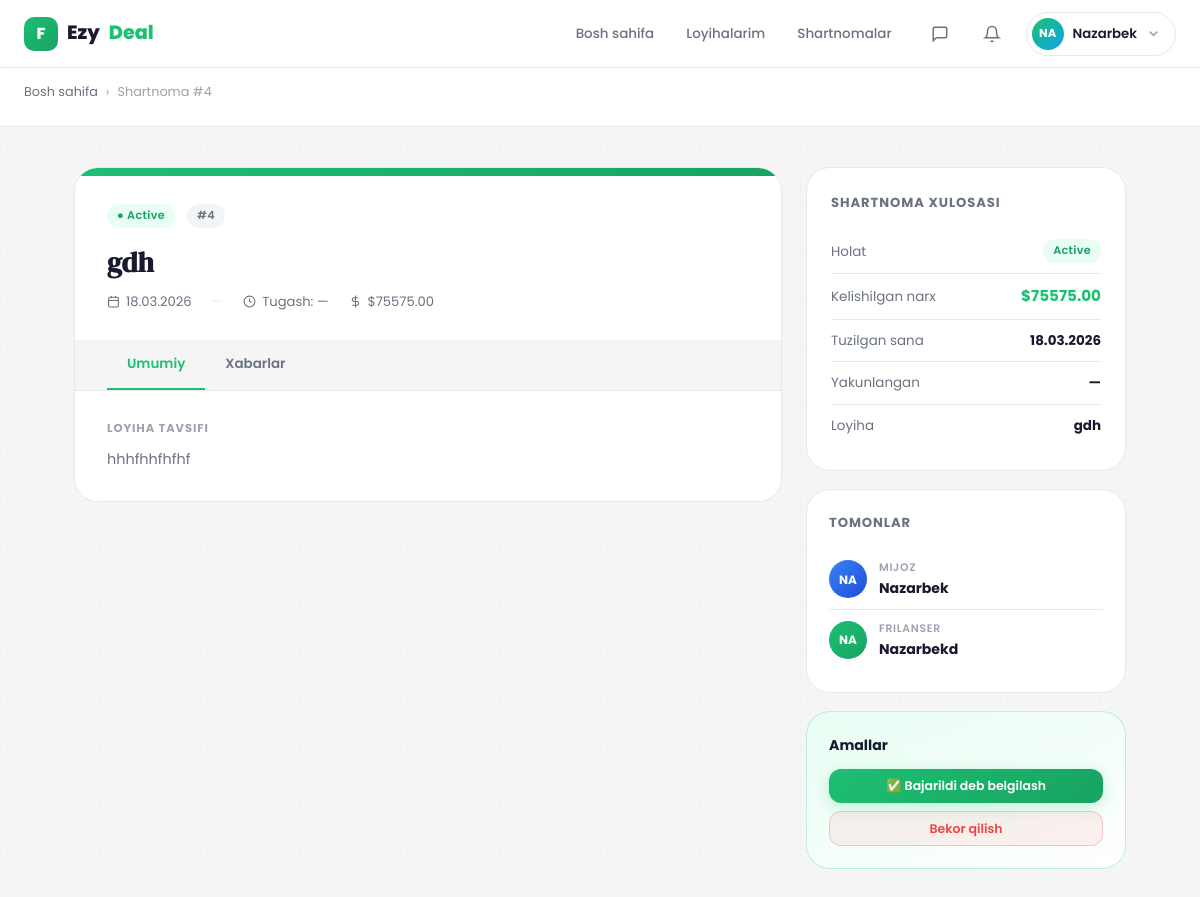
/contracts/detail/4/ (signed in), run on the app's committed database.
### Users/models.py (models this page shows, shortened)
class User(AbstractUser):
    ROLE_CHOICE = (
        (CLIENT, 'client'),
        (FREELANCER, 'freelancer'),
    )
    email = models.EmailField(unique=True)
    role = models.CharField(max_length=20, choices=ROLE_CHOICE)
    bio = models.TextField(blank=True, null=True)
    avatar = models.ImageField(upload_to='avatars/', blank=True, null=True)
    created_at = models.DateTimeField(auto_now_add=True)

### Contracts/models.py (models this page shows, shortened)
class Contract(models.Model):
    ACTIVE = "active"
    FINISHED = "finished"
    CANCELLED = "cancelled"
    STATUS_CHOICES = (
        (ACTIVE, "Active"),
        (FINISHED, "Finished"),
        (CANCELLED, "Cancelled"),
    )
    project = models.OneToOneField(
        Project,
        on_delete=models.CASCADE,
        related_name="contract"
    )
    client = models.ForeignKey(
        settings.AUTH_USER_MODEL,
        on_delete=models.CASCADE,
        related_name="client_contracts"
    )
    freelancer = models.ForeignKey(
        settings.AUTH_USER_MODEL,
        on_delete=models.CASCADE,
        related_name="freelancer_contracts"
    )
    agreed_price = models.DecimalField(max_digits=12, decimal_places=2)
    status = models.CharField(
        max_length=20,
        choices=STATUS_CHOICES,
        default=ACTIVE
    )
    created_at = models.DateTimeField(auto_now_add=True)
    finished_at = models.DateTimeField(blank=True, null=True)

### Projects/models.py (models this page shows, shortened)
class Project(models.Model):
    WEB = "web"
    DESIGN = "design"
    MOBILE = "mobile"
    WRITING = "writing"
    DATA = "data"
    AI = "ai"
    CATEGORY_CHOICES = [
        (WEB, "Web Development"),
        (DESIGN, "Design"),
        (MOBILE, "Mobile Development"),
        (WRITING, "Content Writing"),
        (DATA, "Data Science"),
        (AI, "AI / ML"),
    ]
    OPEN = "open"
    IN_PROGRESS = "in_progress"
    COMPLETED = "completed"
    CANCELLED = "cancelled"
    STATUS_CHOICES = (
        (OPEN, "Open"),
        (IN_PROGRESS, "In Progress"),
        (COMPLETED, "Completed"),
        (CANCELLED, "Cancelled"),
    )
    FIXED = "fixed"
    HOURLY = "hourly"
    MILESTONE = "milestone"
    BUDGET_TYPE_CHOICES = [
        (FIXED, "Fixed"),
        (HOURLY, "Hourly"),
        (MILESTONE, "Milestone"),
    ]
    ENTRY = "entry"
    INTERMEDIATE = "intermediate"
    EXPERT = "expert"
    LEVEL_CHOICES = [
        (ENTRY, "Entry"),
        (INTERMEDIATE, "Intermediate"),
        (EXPERT, "Expert"),
    ]
    client = models.ForeignKey(
        settings.AUTH_USER_MODEL,
        on_delete=models.CASCADE,
        related_name="projects"
    )
    title = models.CharField(max_length=255)
    description = models.TextField()
    category = models.CharField(max_length=20, choices=CATEGORY_CHOICES)
    budget_type = models.CharField(max_length=20, choices=BUDGET_TYPE_CHOICES, default=FIXED)
    budget_min = models.DecimalField(max_digits=12, decimal_places=2, null=True, blank=True)
    budget_max = models.DecimalField(max_digits=12, decimal_places=2, null=True, blank=True)
    level = models.CharField(max_length=20, choices=LEVEL_CHOICES, default=INTERMEDIATE)
    skills = models.TextField(blank=True, null=True)
    deadline = models.DateField()
    status = models.CharField(max_length=20, choices=STATUS_CHOICES, default=OPEN)
    created_at = models.DateTimeField(auto_now_add=True)

### Contracts/views.py (the view)
# urls.py: path('detail/<int:contract_id>/', views.contract_detail, name='contract_detail'),
@login_required(login_url='login')
def contract_detail(request, contract_id):
    contract = get_object_or_404(Contract, id=contract_id)
    if request.user != contract.client and request.user != contract.freelancer:
        messages.error(request, "Siz bu contractni ko'ra olmaysiz.")
        return redirect('main_client')
    context = {
        'contract': contract,
        'user': request.user,
        'is_client': request.user == contract.client,
        'is_freelancer': request.user == contract.freelancer,
        'done_milestones': contract.milestones.filter(status='done').count() if hasattr(contract, 'milestones') else 0,
        'total_milestones': contract.milestones.count() if hasattr(contract, 'milestones') else 0,
    }
    return render(request, 'contract_detail.html', context)

### templates/contract_detail.html (shortened to what this page needs)
{% extends 'base.html' %}
{% block content %}
<div style="background:var(--surface);border-bottom:1px solid var(--border);padding:14px 0;margin-bottom:0;">
    <div class="container">
        <div class="breadcrumb">
            {% if request.user == contract.client %}
            <a href="{% url 'main_client' %}">Bosh sahifa</a>
            {% else %}
            <a href="{% url 'main_freelancer' %}">Bosh sahifa</a>
            {% endif %}
            <span>›</span>
            <span>Shartnoma #{{ contract.id }}</span>
        </div>
    </div>
</div>
<div class="contract-detail-layout">
    <div class="contract-main">
        <div class="contract-hero">
            <div class="contract-hero-banner"></div>
            <div class="contract-hero-body">
                <div class="contract-status-row">
                    <span class="badge {% if contract.status == 'active' %}status-active{% elif contract.status == 'cancelled' %}status-cancelled{% else %}status-finished{% endif %}">
                        ● {{ contract.get_status_display }}
                    </span>
                    <span class="badge badge-gray">#{{ contract.id }}</span>
                </div>
                <h1 class="contract-title">{{ contract.project.title }}</h1>
                <div class="contract-meta-row">
                    <div class="contract-meta-item">
                        <svg width="13" height="13" viewBox="0 0 24 24" fill="none" stroke="currentColor" stroke-width="2"><rect x="3" y="4" width="18" height="18" rx="2"/><line x1="16" y1="2" x2="16" y2="6"/><line x1="8" y1="2" x2="8" y2="6"/><line x1="3" y1="10" x2="21" y2="10"/></svg>
                        {{ contract.created_at|date:"d.m.Y" }}
                    </div>
                    <span style="color:var(--border)">—</span>
                    <div class="contract-meta-item">
                        <svg width="13" height="13" viewBox="0 0 24 24" fill="none" stroke="currentColor" stroke-width="2"><circle cx="12" cy="12" r="10"/><polyline points="12 6 12 12 16 14"/></svg>
                        Tugash: {{ contract.finished_at|date:"d.m.Y"|default:"—" }}
                    </div>
                    <div class="contract-meta-item">
                        <svg width="13" height="13" viewBox="0 0 24 24" fill="none" stroke="currentColor" stroke-width="2"><line x1="12" y1="1" x2="12" y2="23"/><path d="M17 5H9.5a3.5 3.5 0 0 0 0 7h5a3.5 3.5 0 0 1 0 7H6"/></svg>
                        ${{ contract.agreed_price }}
                    </div>
                </div>
            </div>
            <div class="tabs">
                <button class="tab-btn active" onclick="showTab('overview', this)">Umumiy</button>
                <button class="tab-btn" onclick="showTab('messages', this)">Xabarlar</button>
            </div>
            <div class="tab-content">
                <div class="tab-panel active" id="tab-overview">
                    <div class="section-label">Loyiha tavsifi</div>
                    <p class="contract-desc">{{ contract.project.description }}</p>
                </div>
            </div>
        </div>
    </div>
    <aside class="contract-sidebar">
        <div class="summary-card">
            <div class="summary-title">Shartnoma xulosasi</div>
            <div class="summary-row">
                <span class="key">Holat</span>
                <span class="badge {% if contract.status == 'active' %}status-active{% elif contract.status == 'cancelled' %}status-cancelled{% else %}status-finished{% endif %}">
                    {{ contract.get_status_display }}
                </span>
            </div>
            <div class="summary-row">
                <span class="key">Kelishilgan narx</span>
                <span class="value accent">${{ contract.agreed_price }}</span>
            </div>
            <div class="summary-row">
                <span class="key">Tuzilgan sana</span>
                <span class="value">{{ contract.created_at|date:"d.m.Y" }}</span>
            </div>
            <div class="summary-row">
                <span class="key">Yakunlangan</span>
                <span class="value">{{ contract.finished_at|date:"d.m.Y"|default:"—" }}</span>
            </div>
            <div class="summary-row">
                <span class="key">Loyiha</span>
                <span class="value">{{ contract.project.title|truncatechars:20 }}</span>
            </div>
        </div>
        <div class="parties-card">
            <div class="summary-title">Tomonlar</div>
            <div class="party-row">
                <div class="p-avatar" style="background:linear-gradient(135deg,#3b82f6,#1d4ed8)">
                    {{ contract.client.username|slice:":2"|upper }}
                </div>
                <div class="p-info">
                    <div class="p-label">Mijoz</div>
                    <div class="p-name">{{ contract.client.username }}</div>
                </div>
            </div>
            <div class="party-row">
                <div class="p-avatar" style="background:linear-gradient(135deg,var(--accent),var(--accent-dk))">
                    {{ contract.freelancer.username|slice:":2"|upper }}
                </div>
                <div class="p-info">
                    <div class="p-label">Frilanser</div>
                    <div class="p-name">{{ contract.freelancer.username }}</div>
                </div>
            </div>
        </div>
        <div class="action-card">
            <div class="action-card-title">Amallar</div>
            <div class="action-btn-group">
                {% if contract.status == 'active' %}
                    {% if request.user == contract.client %}
                    <a href="{% url 'finish_contract' contract.id %}" class="btn btn-primary btn-sm" style="border-radius:12px;">
                        ✅ Bajarildi deb belgilash
                    </a>
                    <a href="{% url 'cancel_contract' contract.id %}" class="btn btn-danger btn-sm" style="border-radius:12px;">
                        Bekor qilish
                    </a>
                    {% else %}
                    <div style="font-size:.82rem;color:var(--text2);text-align:center;padding:8px;">
                        Shartnoma bajarilishini kuting…
                    </div>
                    {% endif %}
                {% elif contract.status == 'cancelled' %}
                <div style="font-size:.82rem;color:#ef4444;text-align:center;padding:8px;font-weight:600;">
                    ✗ Shartnoma bekor qilingan
                </div>
                {% endif %}
            </div>
        </div>
    </aside>
</div>
{% endblock %}

### templates/base.html (shortened to what this page needs)
<!DOCTYPE html>
<html lang="uz">
<head>
</head>
<body>
<nav class="navbar">
    <div class="container">
        <a href="{% url 'logo_redirect' %}" class="nav-logo">
            <div class="logo-mark">F</div>
            Ezy<em>Deal</em>
        </a>
        <nav class="nav-links">
            {% if user.is_authenticated %}
                {% if user.role == 'freelancer' %}
                    <a href="{% url 'main_freelancer' %}" class="nav-link">Loyihalar</a>
                    <a href="{% url 'saved_projects' %}" class="nav-link">Saqlangan</a>
                    <a href="{% url 'freelancer_contract_list' %}" class="nav-link">Shartnomalar</a>
                {% else %}
                    <a href="{% url 'main_client' %}" class="nav-link">Bosh sahifa</a>
                    <a href="{% url 'myprojects' %}" class="nav-link">Loyihalarim</a>
                    <a href="{% url 'client_contract_list' %}" class="nav-link">Shartnomalar</a>
                {% endif %}
            {% else %}
                <a href="{% url 'login' %}" class="nav-link">Kirish</a>
            {% endif %}
        </nav>
        {% if user.is_authenticated %}
        <a href="{% url 'inbox' %}" class="nav-icon-btn" title="Xabarlar" style="position:relative;display:flex;align-items:center;justify-content:center;width:36px;height:36px;border-radius:50%;color:var(--text2);transition:var(--t);">
            <svg width="18" height="18" viewBox="0 0 24 24" fill="none" stroke="currentColor" stroke-width="2"><path d="M21 15a2 2 0 0 1-2 2H7l-4 4V5a2 2 0 0 1 2-2h14a2 2 0 0 1 2 2z"/></svg>
        </a>
        <a href="{% url 'notifications' %}" class="nav-icon-btn" title="Bildirishnomalar" style="position:relative;display:flex;align-items:center;justify-content:center;width:36px;height:36px;border-radius:50%;color:var(--text2);transition:var(--t);">
            <svg width="18" height="18" viewBox="0 0 24 24" fill="none" stroke="currentColor" stroke-width="2"><path d="M18 8A6 6 0 0 0 6 8c0 7-3 9-3 9h18s-3-2-3-9"/><path d="M13.73 21a2 2 0 0 1-3.46 0"/></svg>
        </a>
        <div class="profile-wrap">
            <div class="profile-btn">
                <div class="avatar">
                    {% if user.avatar %}
                        <img src="{{ user.avatar.url }}" alt="{{ user.username }}" style="width:100%;height:100%;object-fit:cover;border-radius:50%;">
                    {% else %}
                        {{ user.username|slice:":2"|upper }}
                    {% endif %}
                </div>
                <span class="uname">{{ user.username }}</span>
                <svg class="nav-icon chevron" viewBox="0 0 24 24" fill="none" stroke="currentColor" stroke-width="2.5">
                    <polyline points="6 9 12 15 18 9"/>
                </svg>
            </div>
        </div>
        {% else %}
        <a href="{% url 'register' %}" class="btn btn-primary btn-sm">Boshlash →</a>
        {% endif %}
    </div>
</nav>
<main class="main">
    {% block content %}{% endblock %}
</main>
</body>
</html>

### data on the page
User: username "NA", username "Nazarbek"
Contract: id "4", status "Active", project "gdh", created_at "18.03.2026", finished_at "—", agreed_price "75575.00", project.description "hhhfhhfhfhf", client.username "NA", client.username "Nazarbek", freelancer.username "NA", freelancer.username "Nazarbekd"
